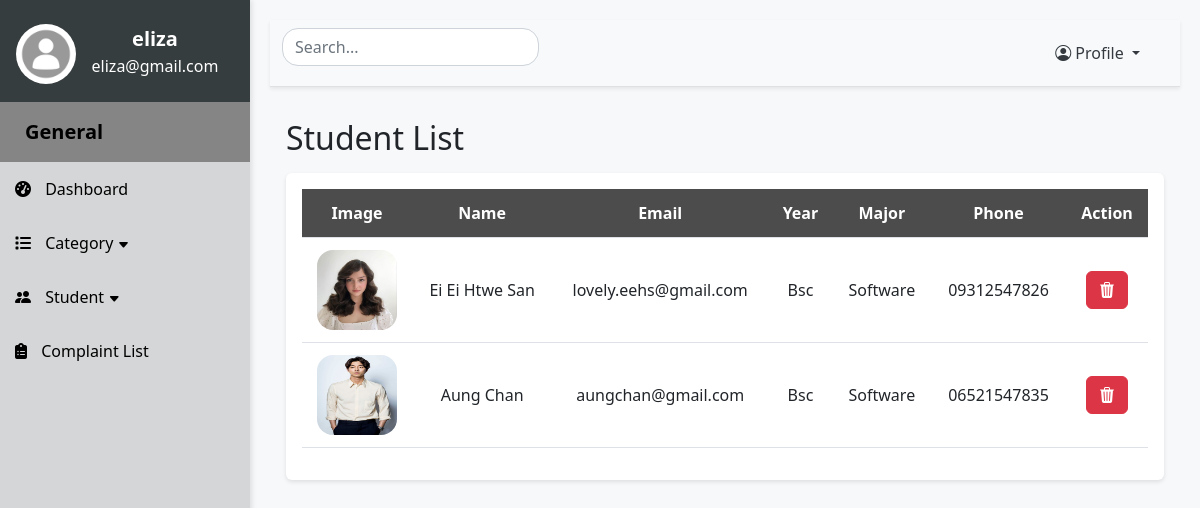
The app's page /viewStudent (signed in) with its own data.
### website/models.py (models this page shows)
class Student(db.Model):
    id = db.Column(db.Integer, primary_key=True)
    student_name = db.Column(db.String(255), nullable=False)
    student_email = db.Column(db.String(255), nullable=False)
    student_password = db.Column(db.String(255), nullable=False)
    student_image = db.Column(db.String(255), nullable=False)
    student_year = db.Column(db.String(255), nullable=False)
    student_major = db.Column(db.String(255), nullable=False)
    student_phone = db.Column(db.String(255), nullable=False)
    complaints = db.relationship('Complaints')

### app.py (the view)
@app.route('/viewStudent', methods=['GET', 'POST'])
def viewStudent():
    if 'admin_id' not in session:
        return redirect(url_for('SignIn'))
    else:
        return viewstudent()

### website/adminfeatures.py (called while the page is built)
def viewstudent():
    students = Student.query.all()
    count = len(students)
    return render_template("adminstudent.html", students=students, count=count)

### website/templates/adminstudent.html (shortened to what this page needs)
{% extends "adminlayout.html" %} {% block title %}Student Page{% endblock%}
{% block content %}
<h2 class="my-3">Student List</h2>
<div class="p-3 mb-5 rounded table-responsive">
  <table class="table align-middle">
      <thead>
          <tr>
            <th>Image</th>
            <th>Name</th>
            <th>Email</th>
            <th>Year</th>
            <th>Major</th>
            <th>Phone</th>
            <th>Action</th>
          </tr>
      </thead>
      <tbody id="search-table-body">
        {% if count == 0 %}
          <tr>
            <td colspan="6"><h5 style="color: grey">There is no data ...</h5></td>
          </tr>
        {% else %}
          {% for student in students: %}
          <tr>
            <td>
              <img class="img-fluid rounded-4" style="width:80px; height:80px;background-size:cover" src="{{ url_for('static', filename='images/' + student.student_image) }}" alt="user photo">
            </td>
            <td class="searchedvalue">{{ student.student_name}}</td>
            <td class="searchedvalue">{{ student.student_email}}</td>
            <td>{{ student.student_year}}</td>
            <td>{{ student.student_major}}</td>
            <td>{{ student.student_phone}}</td>
            <td>
              <a class="btn btn-danger" onclick="deleteStudent({{ student.id }})"><i class="bi bi-trash3-fill"></i></a>
            </td>
          </tr>
          {% endfor %}
        {% endif %}
      </tbody>
  </table>
</div>
{% endblock %}

### website/templates/adminlayout.html (shortened to what this page needs)
<!DOCTYPE html>
<html lang="en">
<head>
    <link rel="stylesheet" href="https://cdn.jsdelivr.net/npm/bootstrap@5.2.3/dist/css/bootstrap.min.css">
    <link rel="stylesheet" href="https://cdnjs.cloudflare.com/ajax/libs/font-awesome/6.2.1/css/all.min.css">
    <link rel="stylesheet" href="https://cdn.jsdelivr.net/npm/bootstrap-icons@1.11.3/font/bootstrap-icons.min.css">
    <link rel="stylesheet" href="{{ url_for('static', filename='css/admincss.css') }}">
</head>
<body>
    <div class="d-flex">
        <nav class="sidebar">
            <div class="text-center admin-details">
                <div class="admin_details py-4 px-3">
                    <div style="float:left">
                        <img
                        src="{{ url_for('static', filename='images/' + session.get('admin')['admin_profile']) }}"
                        alt="Welcome Image"
                        class="img rounded-circle" style="width:60px;height:60px;"
                        />
                    </div>
                    <div>
                        <p style="margin:0;font-weight:bold;font-size:20px">
                            {{ session.get('admin')['admin_name']}}
                        </p>
                        <p style="margin:0">
                            {{ session.get('admin')['admin_email']}}
                        </p>
                    </div>
                </div>
            </div>
            <ul class="nav flex-column">
                <li class="general">
                    <strong style="font-size:20px;padding-left:10px">General</strong>
                </li>
                <li class="nav-item">
                    <a href="/adminDashboard" class="nav-link"><i class="fas fa-tachometer-alt"></i> Dashboard</a>
                </li>
                <li class="nav-item">
                    <a href="#categorySubmenu" data-bs-toggle="collapse" class="nav-link"><i class="fas fa-list"></i> Category <i class="bi bi-caret-down-fill" style="font-size: 12px;"></i></a>
                </li>
                <li class="nav-item">
                    <a href="#studentsSubmenu" data-bs-toggle="collapse" class="nav-link"><i class="bi bi-people-fill"> </i>Student <i class="bi bi-caret-down-fill" style="font-size: 12px;"></i></a>
                </li>
                <li class="nav-item">
                    <a href="/viewComplaints" class="nav-link"><i class="fas fa-clipboard-list"></i> Complaint List</a>
                </li>
            </ul>
        </nav>
        <div class="content">
            <nav class="navbar navbar-expand-lg navbar-light bg-light shadow-sm">
                <div class="container-fluid">
                    <div class="d-flex">
                        <input class="form-control rounded-4" type="text" placeholder="Search... " aria-label="Search" onkeyup="searchInfo()" id="searchInput">
                    </div>
                    <div class="collapse navbar-collapse" id="navbarNav">
                        <ul class="navbar-nav ms-auto">
                            <li class="nav-item dropdown">
                                <a class="nav-link dropdown-toggle" style="margin-right:20px" href="#" id="navbarDropdown" role="button" data-bs-toggle="dropdown">
                                    <i class="bi bi-person-circle"></i> Profile
                                </a>
                            </li>
                        </ul>
                    </div>
                </div>
            </nav>
            <div class="p-3">
                {% block content %} {% endblock %}
            </div>
</body>
</html>

### website/static/css/admincss.css (style rules this page uses)
body { background-color: #f7f8fa; }
.sidebar { width: 250px; height: 100vh; position: fixed; background-color: #d5d6d7; color: #fff; box-shadow: 2px 0 5px rgba(0,0,0,0.1); }
.sidebar a { color: #000000; text-decoration: none; display: block; padding: 15px; transition: background-color 0.3s; }
.general { padding: 15px; color: rgb(0, 0, 0); background-color: #858585; }
.sidebar .nav-item i { margin-right: 10px; }
.content { margin-left: 250px; padding: 20px; background-color: #f7f8fa; min-height: 100vh; width: calc(100% - 250px); }
.admin_details { color: rgb(255, 255, 255); background-color: rgb(54, 61, 63); }
#searchInput { background-image: url('https://cdn1.iconfinder.com/data/icons/hawcons/32/698627-icon-111-search-512.png'); background-repeat: no-repeat; background-position: right center; background-size: 30px; margin-bottom: 12px; }
.navbar { background-color: #fff; border-bottom: 1px solid #e0e0e0; box-shadow: 0 2px 4px rgba(0,0,0,0.1); }
.navbar .nav-link { color: #343a40; }
.table thead th { background-color: #4c4c4c; color: #fff; text-align: center; }
.table-responsive { background-color: #fff; padding: 10px; border-radius: 10px; box-shadow: 0 2px 4px rgba(0,0,0,0.1); }
.table th, .table td { padding: 0.75rem; text-align: center; vertical-align: middle; }
.table td:first-child, .table th:first-child { width: 13%; }

### records on screen
Student: student_image (picture), student_name "Ei Ei Htwe San", student_email "lovely.eehs@gmail.com", student_year "Bsc", student_major "Software", student_phone "09312547826"
Student: student_image (picture), student_name "Aung Chan", student_email "aungchan@gmail.com", student_year "Bsc", student_major "Software", student_phone "06521547835"

### other values on screen
{{ session.get('admin')['admin_name'] }} "eliza"
{{ session.get('admin')['admin_email'] }} "eliza@gmail.com"
